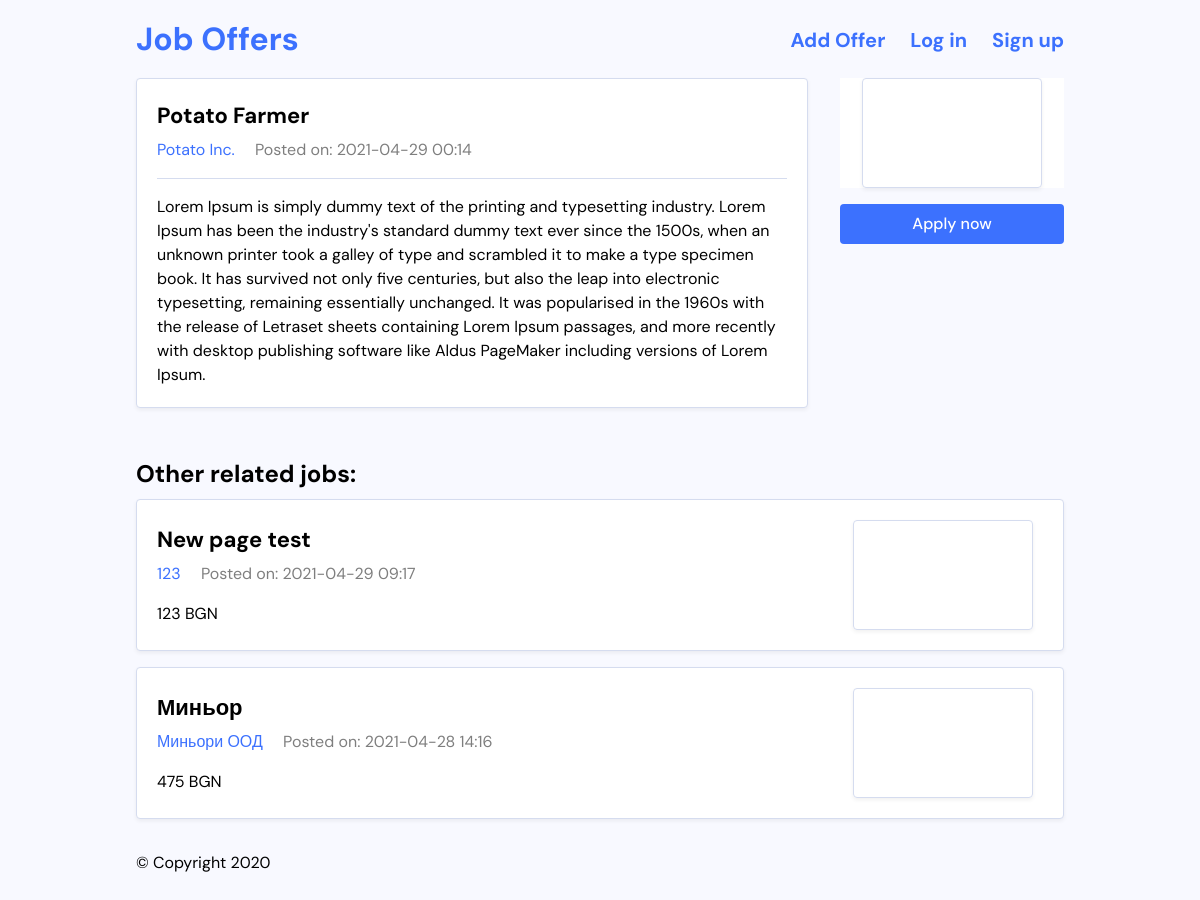
The app's page /offerinfo.php?offerid=55 with its own data.
### tables this page shows
CREATE TABLE `approved_offers` (
  `job_id` int(11) NOT NULL,
  `job_title` varchar(40) NOT NULL,
  `job_img` varchar(1024) NOT NULL,
  `job_desc` text NOT NULL,
  `job_company` varchar(40) NOT NULL,
  `job_salary` int(10) NOT NULL,
  `job_date` timestamp NOT NULL DEFAULT current_timestamp() ON UPDATE current_timestamp()
);

### offerinfo.php (the view, shortened to what this page needs)
<?php
include_once('./header.php');
?>
<main>
	<?php
	if (isset($_GET["offerid"])) {
		$job_id = $_GET["offerid"];
		require("./includes/dbh.inc.php");
		$query = ("SELECT * FROM approved_offers WHERE job_id='$job_id'");
		$result = mysqli_query($conn, $query);
		$offer = mysqli_fetch_assoc($result);
	?>
		<div class="job-single">
			<main class="job-main">
				<div class="job-card">
					<div class="job-primary">
						<header class="job-header">
							<h2 class="job-title"><a><?php echo $offer["job_title"]; ?></a></h2>
							<div class="job-meta">
								<a class="meta-company"><?php echo $offer["job_company"]; ?></a>
								<span class="meta-date"><?php echo "Posted on: " . substr($offer["job_date"], 0, -3); ?></span>
							</div>
						</header>
						<div class="job-body">
							<p><?php echo $offer["job_desc"]; ?></p>
						</div>
					</div>
				</div>
			</main>
			<aside class="job-secondary">
				<div class="job-logo">
					<div class="job-logo-box">
					</div>
				</div>
				<a href="#" class="button button-wide">Apply now</a>
			</aside>
		</div>
		<h2 class="section-heading">Other related jobs:</h2>
		<ul class="jobs-listing">
			<?php
			$query = "SELECT * FROM approved_offers WHERE job_id!=$job_id ORDER BY job_id DESC";
			$result = mysqli_query($conn, $query);
			$index = 0;
			while ($row = mysqli_fetch_assoc($result)) {
				$offer_array[] = $row;
				$index++;
				if ($index == 2) {
					break;
				}
			}
			if (!empty($offer_array)) {
				foreach ($offer_array as $key => $value) {
			?>
					<li class="job-card">
						<div class="job-primary">
							<h2 class="job-title"><a href="./offerinfo.php?offerid=<?php echo $offer_array[$key]["job_id"]; ?>"><?php echo $offer_array[$key]["job_title"]; ?></a></h2>
							<div class="job-meta">
								<a class="meta-company" href="./offerinfo.php?offerid=<?php echo $offer_array[$key]["job_id"]; ?>"><?php echo $offer_array[$key]["job_company"]; ?></a>
								<span class="meta-date"><?php echo "Posted on: " . substr($offer_array[$key]["job_date"], 0, -3); ?></span>
							</div>
							<div class="job-details">
								<span class="job-salary"><?php echo $offer_array[$key]["job_salary"]; ?> BGN</span>
							</div>
						</div>
						<div class="job-logo">
							<div class="job-logo-box">
							</div>
						</div>
					</li>
				<?php
				}
			} else {
				?>
				<h2 class="no-offers">No Offers Available</h2>
		<?php
			}
		}
		?>
		</ul>
</main>
<?php
include_once('footer.php');
?>

### css/master.css (style rules this page uses)
html { line-height: 1.15; -webkit-text-size-adjust: 100%; }
body { margin: 0; }
main { display: block; }
a { background-color: transparent; }
html { -webkit-box-sizing: border-box; -moz-box-sizing: border-box; box-sizing: border-box; }
*, *:before, *:after { -webkit-box-sizing: inherit; -moz-box-sizing: inherit; box-sizing: inherit; }
:root { --color-base: #f8f9ff; --color-primary: #3c71fe; --color-separator: #d5dcef; --font-sans: "DM Sans", sans-serif; }
body { background: var(--color-base); font-family: var(--font-sans); line-height: 1.5; }
a { color: var(--color-primary); text-decoration: none; }
.jobs-listing, .submissions-listing { margin: 0; padding: 0; }
.jobs-listing li, .submissions-listing li { margin-bottom: 16px;; }
.job-card { margin: 0; padding: 20px; list-style: none; background: white; border: 1px solid var(--color-separator); border-radius: 0.25em; box-shadow: 0px 2px 4px rgba(0, 0, 0, 0.06); display: flex; }
.job-card .job-primary { flex: 1 1 auto; }
.job-card .job-title { margin: 0; font-size: 1.375em; margin-bottom: 0.25em; }
.job-card .job-title a { color: black; }
.job-card .job-details { margin-top: 1em; }
.job-card .meta-date { opacity: 0.5; margin-left: 1em; }
.job-card { display: flex; align-items: center; }
.job-logo { flex: 0 0 12.5em; background: white; display: flex; align-items: stretch; justify-content: center; }
.job-logo-box { border: 1px solid var(--color-separator); border-radius: 0.25em; box-shadow: 0px 2px 4px rgba(0, 0, 0, 0.06); display: flex; align-items: center; justify-content: center; padding: 3px; width: 180px; height: 110px; }
.job-single { display: flex; }
.job-single .job-secondary { flex: 0 0 14em; margin-left: 2em; text-align: center; }
.job-single .job-secondary .button { margin-bottom: 0.5em; }
.job-single .job-main { flex: 1 1 auto; }
.job-single .job-body { margin-top: 1em; padding-top: 1em; border-top: 1px solid var(--color-separator); }
.job-single .job-body p:first-child { margin-top: 0; }
.job-single .job-body p:last-child { margin-bottom: 0; }
.job-single .job-logo { margin-bottom: 1em; }
.section-heading { margin-top: 2em; }
.button { padding: 0.5em 0.75em; border-radius: 0.25em; background: var(--color-primary); color: white; font-weight: 500; text-align: center; display: inline-block; }
.button-wide { width: 100%; }
h2 { margin-block-start: 0; margin-block-end: 0.3em; }
p { margin-block-start: 0.5em; margin-block-end: 0.5em; }
ul { margin-block-start: 0; margin-block-end: 0; }

### records on screen
approved_offers: job_title "Potato Farmer", job_company "Potato Inc.", job_date "2021-04-29 00:14", job_desc "Lorem Ipsum is simply dummy text of the printing and typesetting industry. Lorem Ipsum has been the industry's standard dummy text ever since the 1500s, when an unknown printer took a galley of type and scrambled it to make a type specimen book. It has survived not only five centuries, but also the leap into electronic typesetting, remaining essentially unchanged. It was popularised in the 1960s with the release of Letraset sheets containing Lorem Ipsum passages, and more recently with desktop publishing software like Aldus PageMaker including versions of Lorem Ipsum."
approved_offers: job_title "New page test", job_company "123", job_date "2021-04-29 09:17", job_salary "123"
approved_offers: job_title "Миньор", job_company "Миньори ООД", job_date "2021-04-28 14:16", job_salary "475"
